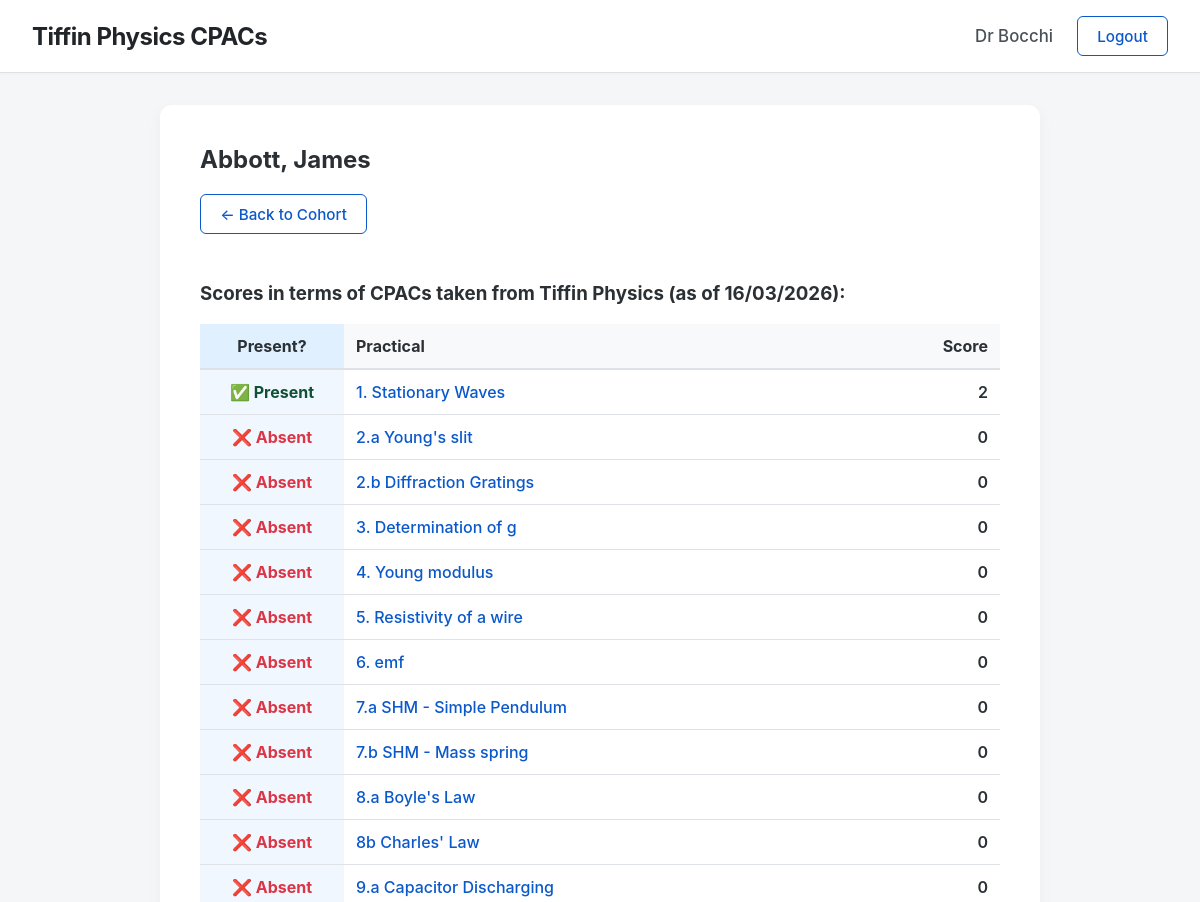
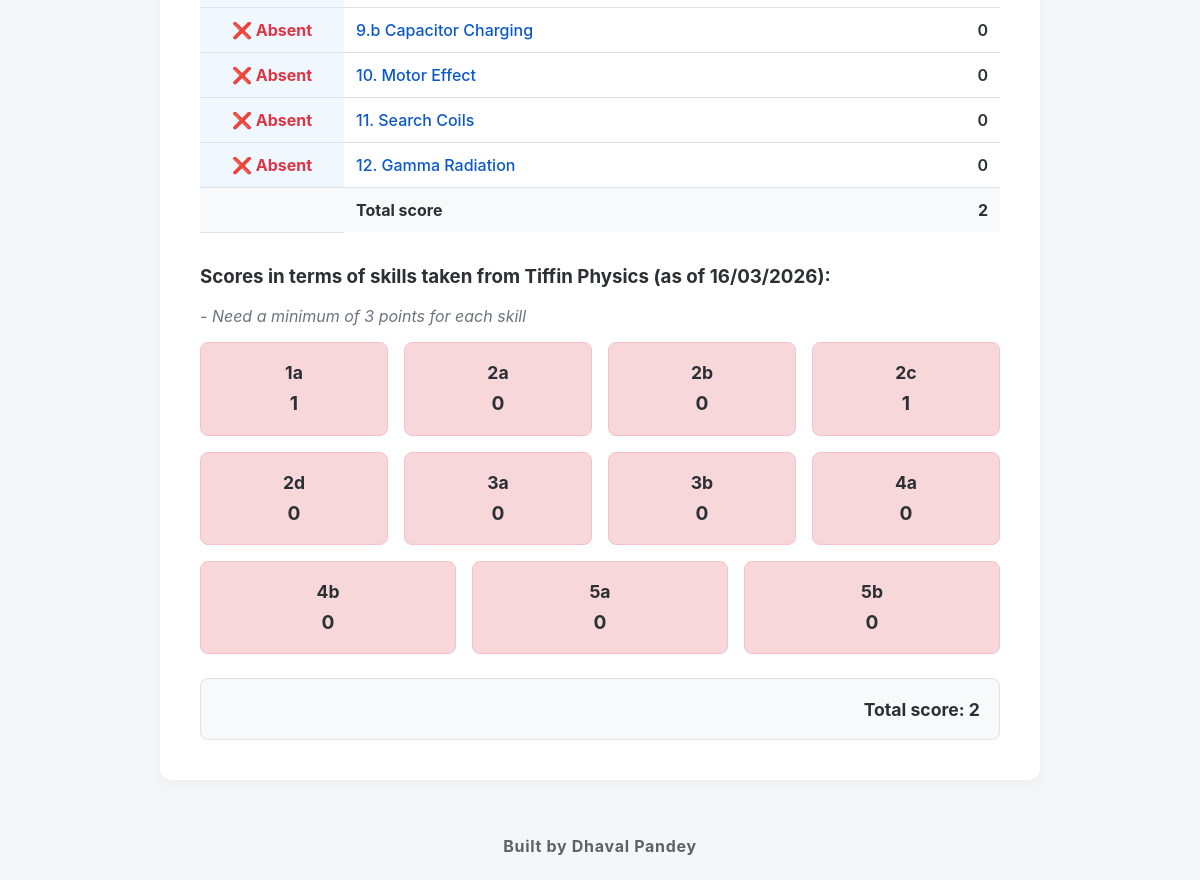
/student/1 (signed in), run on the app's committed database (2 pictures, top to bottom).
### app.py (models this page shows, shortened)
class Teacher(UserMixin, db.Model):
    id = db.Column(db.Integer, primary_key=True)
    email = db.Column(db.String(150), unique=True, nullable=False)
    password = db.Column(db.String(200), nullable=True)
    title = db.Column(db.String(10), nullable=False)
    first_name = db.Column(db.String(100), nullable=False)
    last_name = db.Column(db.String(100), nullable=False)
    @property
    def role(self): return 'teacher'

class Student(UserMixin, db.Model):
    id = db.Column(db.Integer, primary_key=True)
    first_name = db.Column(db.String(100), nullable=False)
    last_name = db.Column(db.String(100), nullable=False)
    cohort_id = db.Column(db.Integer, db.ForeignKey('cohort.id'), nullable=False)
    assessments = db.relationship('Assessment', backref='student_ref', lazy=True, cascade="all, delete-orphan")

class Practical(db.Model):
    id = db.Column(db.Integer, primary_key=True)
    name = db.Column(db.String(150), nullable=False)

class Skill(db.Model):
    id = db.Column(db.Integer, primary_key=True)
    name = db.Column(db.String(10), unique=True, nullable=False)
    description = db.Column(db.String(500), nullable=False)

### app.py (the view)
@app.route('/student/<int:id>')
@login_required
def student_view(id):
    if current_user.role == 'student' and current_user.id != id: abort(403)
    student = Student.query.get_or_404(id)
    assessments = Assessment.query.filter_by(student_id=student.id).all()
    attendances = Attendance.query.filter_by(student_id=student.id).all()
    prac_scores = {p: 0 for p in Practical.query.all()}
    skill_scores = {sk: 0 for sk in Skill.query.all()}
    attendance_status = {a.practical_id: a.is_present for a in attendances}
    for a in assessments:
        prac_scores[Practical.query.get(a.practical_id)] += 1
        skill_scores[Skill.query.get(a.skill_id)] += 1
    return render_template('student.html', student=student, prac_scores=prac_scores, skill_scores=skill_scores, total_score=len(assessments), date=datetime.utcnow().strftime('%d/%m/%Y'), attendance_status=attendance_status)

### app.py (called while the page is built)
@login_manager.user_loader
def load_user(user_id):
    if user_id.startswith('teacher_'): return Teacher.query.get(int(user_id.split('_')[1]))
    elif user_id.startswith('student_'): return Student.query.get(int(user_id.split('_')[1]))
    return None

### templates/student.html
{% extends 'base.html' %} {% block content %}
<div
	style="
		background: white;
		padding: 2.5rem;
		border-radius: 12px;
		box-shadow: 0 4px 15px rgba(0, 0, 0, 0.04);
		max-width: 800px;
		margin: 0 auto;
	">
	<h2 style="margin-top: 0">
		{{ student.last_name }}, {{ student.first_name }}
	</h2>
	{% if current_user.role == 'teacher' %}
	<a
		href="{{ url_for('cohort_view', id=student.cohort_id) }}"
		class="btn btn-outline"
		style="margin-bottom: 1.5rem; display: inline-block"
		>&larr; Back to Cohort</a
	>
	{% endif %}
	<h3 style="margin-top: 1.5rem">
		Scores in terms of CPACs taken from Tiffin Physics (as of {{ date }}):
	</h3>
	<table style="width: 100%; border-collapse: collapse; margin-bottom: 2rem">
		<thead>
			<tr style="background: #f8f9fa">
				<th
					style="
						padding: 0.75rem;
						border-bottom: 2px solid var(--border);
						text-align: center;
						background-color: #e0f0ff;
						width: 120px;
					">
					Present?
				</th>
				<th
					style="
						padding: 0.75rem;
						border-bottom: 2px solid var(--border);
						text-align: left;
					">
					Practical
				</th>
				<th
					style="
						padding: 0.75rem;
						border-bottom: 2px solid var(--border);
						text-align: right;
					">
					Score
				</th>
			</tr>
		</thead>
		<tbody>
			{% for p, count in prac_scores.items() %}
			<tr>
				<td
					style="
						padding: 0.75rem;
						border-bottom: 1px solid var(--border);
						background-color: #f0f7ff;
						text-align: center;
					">
					{% if attendance_status.get(p.id) %}
					<span style="color: #0f5132; font-weight: bold"
						>✅ Present</span
					>
					{% else %}
					<span style="color: #dc3545; font-weight: bold"
						>❌ Absent</span
					>
					{% endif %}
				</td>
				<td
					style="
						padding: 0.75rem;
						border-bottom: 1px solid var(--border);
					">
					<a
						href="{{ url_for('grade', student_id=student.id, prac_id=p.id) }}"
						style="
							text-decoration: none;
							color: var(--primary);
							font-weight: 500;
						"
						>{{ p.name }}</a
					>
				</td>
				<td
					style="
						padding: 0.75rem;
						border-bottom: 1px solid var(--border);
						text-align: right;
						font-weight: 600;
					">
					{{ count }}
				</td>
			</tr>
			{% endfor %}
			<tr style="background: #f8f9fa">
				<td
					style="
						padding: 0.75rem;
						border-bottom: 1px solid var(--border);
					"></td>
				<td style="padding: 0.75rem; font-weight: bold">Total score</td>
				<td
					style="
						padding: 0.75rem;
						text-align: right;
						font-weight: bold;
					">
					{{ total_score }}
				</td>
			</tr>
		</tbody>
	</table>
	<h3 style="margin-top: 2rem">
		Scores in terms of skills taken from Tiffin Physics (as of {{ date }}):
	</h3>
	<p style="color: #6c757d; font-style: italic; margin-bottom: 1rem">
		- Need a minimum of 3 points for each skill
	</p>
	<div
		style="
			display: flex;
			flex-wrap: wrap;
			gap: 1rem;
			margin-bottom: 1.5rem;
		">
		{% for sk, count in skill_scores.items() %}
		<div
			style="flex: 1 1 calc(20% - 1rem); background: {% if count < 3 %}#f8d7da{% else %}#d1e7dd{% endif %}; padding: 1.2rem; border-radius: 8px; text-align: center; border: 1px solid {% if count < 3 %}#f5c2c7{% else %}#badbcc{% endif %};">
			<strong
				style="display: block; font-size: 1.1rem; margin-bottom: 0.5rem"
				>{{ sk.name }}</strong
			>
			<span style="font-size: 1.2rem; font-weight: bold"
				>{{ count }}</span
			>
		</div>
		{% endfor %}
	</div>
	<div
		style="
			background: #f8f9fa;
			padding: 1.2rem;
			text-align: right;
			border-radius: 8px;
			border: 1px solid var(--border);
		">
		<strong style="font-size: 1.1rem"
			>Total score: {{ total_score }}</strong
		>
	</div>
</div>
{% endblock %}

### templates/base.html (shortened to what this page needs)
<!doctype html>
<html lang="en">
	<head>
	</head>
	<body>
		<nav class="navbar">
			<h2>
				<a
					href="{% if current_user.is_authenticated and current_user.role == 'teacher' %}{{ url_for('dashboard') }}{% else %}{{ url_for('home') }}{% endif %}"
					class="navbar-brand"
					>Tiffin Physics CPACs</a
				>
			</h2>
			<div style="display: flex; align-items: center">
				{% if current_user.is_authenticated %} {% if current_user.role
				== 'teacher' %}
				<span class="user-name"
					>{{ current_user.title }} {{ current_user.last_name }}</span
				>
				{% endif %}
				<a href="{{ url_for('logout') }}" class="btn btn-outline"
					>Logout</a
				>
				{% endif %}
			</div>
		</nav>
		<div class="content-wrapper">
			<div class="container">
				 {% block content %}{%
				endblock %}
			</div>
		</div>
		<b><footer class="site-footer">Built by Dhaval Pandey</footer></b>
	</body>
</html>

### templates/base.html (style rules this page uses)
:root { --bg: #f4f6f8; --text: #2b3035; --primary: #0a58ca; --border: #dee2e6; }
html, body { height: 100%; }
body { font-family: -apple-system, BlinkMacSystemFont, "Segoe UI", Roboto, sans-serif; background: var(--bg); color: var(--text); margin: 0; padding: 0; display: flex; flex-direction: column; }
.navbar { background: #ffffff; padding: 1rem 2rem; border-bottom: 1px solid var(--border); display: flex; justify-content: space-between; align-items: center; box-shadow: 0 1px 3px rgba(0, 0, 0, 0.03); }
.navbar h2 { margin: 0; font-weight: 700; letter-spacing: -0.5px; }
.navbar-brand { text-decoration: none; color: #212529; transition: color 0.2s ease; }
.user-name { font-weight: 500; font-size: 1.05rem; margin-right: 1.5rem; color: #495057; }
.content-wrapper { flex: 1; }
.container { max-width: 1400px; margin: 2rem auto; padding: 0 1rem; }
.btn { padding: 0.6rem 1.2rem; border: none; border-radius: 6px; background: var(--primary); color: white; cursor: pointer; text-decoration: none; font-size: 0.95rem; font-weight: 500; transition: background 0.2s; }
.btn-outline { background: transparent; border: 1px solid var(--primary); color: var(--primary); }
.site-footer { text-align: center; padding: 1.5rem; color: #5d6268; font-size: 1rem; letter-spacing: 0.7px; background: transparent; }

### data on the page
Teacher: title "Dr", last_name "Bocchi"
Student: last_name "Abbott", first_name "James"
Practical: shows "✅ Present", name "1. Stationary Waves", count "2"
Practical: shows "❌ Absent", name "2.a Young's slit", count "0"
Practical: shows "❌ Absent", name "2.b Diffraction Gratings", count "0"
Practical: shows "❌ Absent", name "3. Determination of g", count "0"
Practical: shows "❌ Absent", name "4. Young modulus", count "0"
Practical: shows "❌ Absent", name "5. Resistivity of a wire", count "0"
Practical: shows "❌ Absent", name "6. emf", count "0"
Practical: shows "❌ Absent", name "7.a SHM - Simple Pendulum", count "0"
Practical: shows "❌ Absent", name "7.b SHM - Mass spring", count "0"
Practical: shows "❌ Absent", name "8.a Boyle's Law", count "0"
Practical: shows "❌ Absent", name "8b Charles' Law", count "0"
Practical: shows "❌ Absent", name "9.a Capacitor Discharging", count "0"
Practical: shows "❌ Absent", name "9.b Capacitor Charging", count "0"
Practical: shows "❌ Absent", name "10. Motor Effect", count "0"
Practical: shows "❌ Absent", name "11. Search Coils", count "0"
Practical: shows "❌ Absent", name "12. Gamma Radiation", count "0"
Skill: name "1a", id "1"
Skill: name "2a", count "0"
Skill: name "2b", count "0"
Skill: name "2c", count "1"
Skill: name "2d", count "0"
Skill: name "3a", count "0"
Skill: name "3b", count "0"
Skill: name "4a", count "0"
Skill: name "4b", count "0"
Skill: name "5a", count "0"
Skill: name "5b", count "0"

### other printed values
{{ date }} "16/03/2026"
{{ total_score }} "2"
